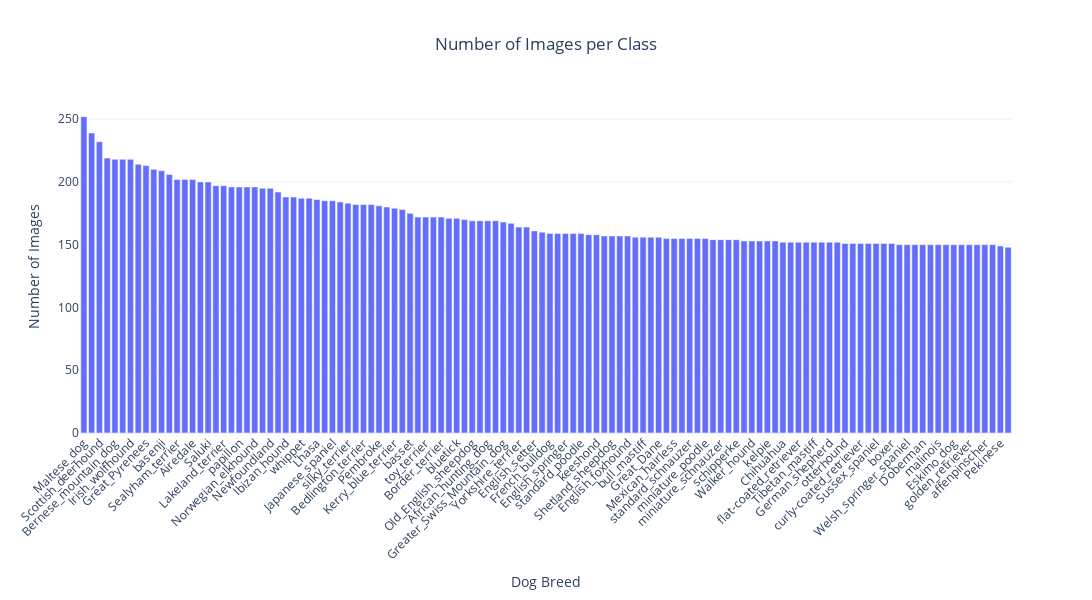

The cell this chart's notebook holds for it:
### Code cell
fig = px.bar(df.sort_values("Num Images", ascending=False), 
             x="Class", 
             y="Num Images", 
             title="Number of Images per Class",
             labels={"Class": "Dog Breed", "Num Images": "Number of Images"},
             template="plotly_white") 

fig.update_layout(
    title_x=0.5,
    xaxis_tickangle=-45, 
    yaxis=dict(showgrid=True),
    width=1500, 
    height=600
)

fig.show()

### Figure 1 — Plotly figure (JSON) as saved in the notebook; plotly's stock layout.template omitted (floating-point values rounded to 4 significant figures)
{"data": [{"alignmentgroup": "True", "hovertemplate": "Dog Breed=%{x}<br>Number of Images=%{y}<extra></extra>", "legendgroup": "", "marker": {"color": "#636efa", "pattern": {"shape": ""}}, "name": "", "offsetgroup": "", "orientation": "v", "showlegend": false, "textposition": "auto", "type": "bar", "x": ["Maltese_dog", "Afghan_hound", "Scottish_deerhound", "Pomeranian", "Bernese_mountain_dog", "Samoyed", "Irish_wolfhound", "Shih-Tzu", "Great_Pyrenees", "Leonberg", "basenji", "Tibetan_terrier", "Sealyham_terrier", "EntleBucher", "Airedale", "pug", "Saluki", "cairn", "Lakeland_terrier", "Australian_terrier", "papillon", "chow", "Norwegian_elkhound", "beagle", "Newfoundland", "Siberian_husky", "Ibizan_hound", "Blenheim_spaniel", "whippet", "bloodhound", "Lhasa", "Norwich_terrier", "Japanese_spaniel", "miniature_pinscher", "silky_terrier", "Italian_greyhound", "Bedlington_terrier", "Boston_bull", "Pembroke", "Dandie_Dinmont", "Kerry_blue_terrier", "malamute", "basset", "Rhodesian_ridgeback", "toy_terrier", "Norfolk_terrier", "Border_terrier", "Labrador_retriever", "bluetick", "Saint_Bernard", "Old_English_sheepdog", "West_Highland_white_terrier", "African_hunting_dog", "Irish_terrier", "Greater_Swiss_Mountain_dog", "Chesapeake_Bay_retriever", "Yorkshire_terrier", "American_Staffordshire_terrier", "English_setter", "Weimaraner", "French_bulldog", "black-and-tan_coonhound", "English_springer", "cocker_spaniel", "standard_poodle", "Scotch_terrier", "keeshond", "wire-haired_fox_terrier", "Shetland_sheepdog", "giant_schnauzer", "English_foxhound", "dingo", "bull_mastiff", "soft-coated_wheaten_terrier", "Great_Dane", "Cardigan", "Mexican_hairless", "Staffordshire_bullterrier", "standard_schnauzer", "Irish_setter", "miniature_poodle", "vizsla", "miniature_schnauzer", "komondor", "schipperke", "Gordon_setter", "Walker_hound", "collie", "kelpie", "Brabancon_griffon", "Chihuahua", "German_short-haired_pointer", "flat-coated_retriever", "briard", "Tibetan_mastiff", "Brittany_spaniel", "German_shepherd", "Rottweiler", "otterhound", "toy_poodle", "curly-coated_retriever", "borzoi", "Sussex_spaniel", "Appenzeller", "boxer", "clumber", "Welsh_springer_spaniel", "dhole", "Doberman", "Border_collie", "malinois", "groenendael", "Eskimo_dog", "kuvasz", "golden_retriever", "Irish_water_spaniel", "affenpinscher", "Bouvier_des_Flandres", "Pekinese", "redbone"], "xaxis": "x", "y": [252, 239, 232, 219, 218, 218, 218, 214, 213, 210, 209, 206, 202, 202, 202, 200, 200, 197, 197, 196, 196, 196, 196, 195, 195, 192, 188, 188, 187, 187, 186, 185, 185, 184, 183, 182, 182, 182, 181, 180, 179, 178, 175, 172, 172, 172, 172, 171, 171, 170, 169, 169, 169, 169, 168, 167, 164, 164, 161, 160, 159, 159, 159, 159, 159, 158, 158, 157, 157, 157, 157, 156, 156, 156, 156, 155, 155, 155, 155, 155, 155, 154, 154, 154, 154, 153, 153, 153, 153, 153, 152, 152, 152, 152, 152, 152, 152, 152, 151, 151, 151, 151, 151, 151, 151, 150, 150, 150, 150, 150, 150, 150, 150, 150, 150, 150, 150, 150, 149, 148], "yaxis": "y"}], "layout": {"barmode": "relative", "height": 600, "legend": {"tracegroupgap": 0}, "title": {"text": "Number of Images per Class", "x": 0.5}, "width": 1500, "xaxis": {"anchor": "y", "autorange": true, "domain": [0, 1], "range": [-0.5, 119.5], "tickangle": -45, "title": {"text": "Dog Breed"}, "type": "category"}, "yaxis": {"anchor": "x", "autorange": true, "domain": [0, 1], "range": [0, 265.3], "showgrid": true, "title": {"text": "Number of Images"}, "type": "linear"}}}
